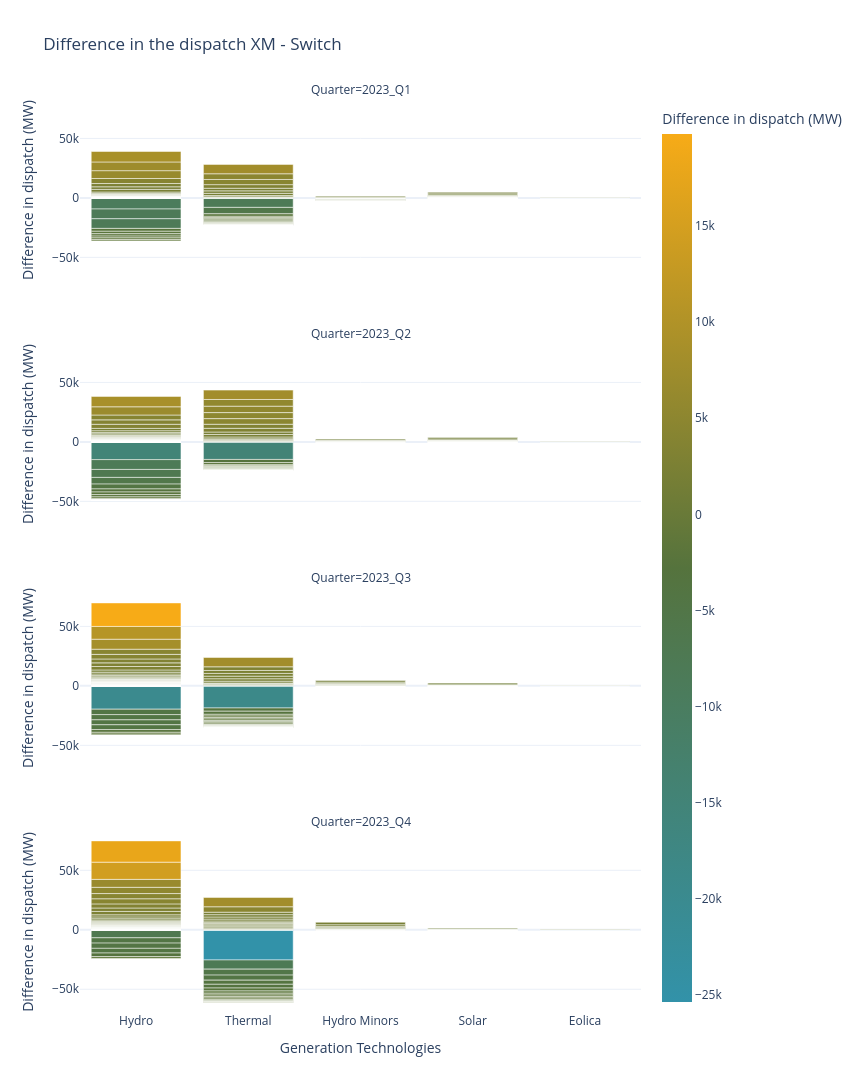

Source (notebook cell):
### Code cell
difference['diff_switch'] = difference['DispatchGen_MW_x'] - difference['DispatchGen_MW_y']
difference = difference.sort_values(by=['Quarter', 'diff_switch'], ascending=[True, True])

fig = px.bar(
    difference, x="gen_tech", y="diff_switch",
    color='diff_switch',
    color_continuous_scale=[
    [0.0, colors[0]],
    [0.5, colors[2]],
    [1.0, colors[3]],
    ],
    barmode='group',
    facet_col='Quarter',
    facet_col_wrap=1,
    hover_name='GENERATION_PROJECT',
    height=279*4, width=216*4,
    title='Difference in the dispatch XM - Switch',
    labels={
        "diff_switch": "Difference in dispatch (MW)",
        "gen_tech": "Generation Technologies"
    },
    template = 'plotly_white'
)

fig.write_image("../images/difference_in_dispatch_xm_switch.png")
fig.show()

### Figure 1 — Plotly figure (JSON) as saved in the notebook; plotly's stock layout.template omitted (floating-point values rounded to 4 significant figures; data arrays with more than 128 entries replaced by an {"elided": "..."} marker saying what was removed)
{"data": [{"alignmentgroup": "True", "hovertemplate": "<b>%{hovertext}</b><br><br>Quarter=2023_Q1<br>Generation Technologies=%{x}<br>Difference in dispatch (MW)=%{marker.color}<extra></extra>", "hovertext": {"elided": "239 str values"}, "legendgroup": "", "marker": {"color": {"elided": "239 float values"}, "coloraxis": "coloraxis", "pattern": {"shape": ""}}, "name": "", "offsetgroup": "", "orientation": "v", "showlegend": false, "textposition": "auto", "type": "bar", "x": {"elided": "239 str values"}, "xaxis": "x4", "y": {"elided": "239 float values"}, "yaxis": "y4"}, {"alignmentgroup": "True", "hovertemplate": "<b>%{hovertext}</b><br><br>Quarter=2023_Q2<br>Generation Technologies=%{x}<br>Difference in dispatch (MW)=%{marker.color}<extra></extra>", "hovertext": {"elided": "239 str values"}, "legendgroup": "", "marker": {"color": {"elided": "239 float values"}, "coloraxis": "coloraxis", "pattern": {"shape": ""}}, "name": "", "offsetgroup": "", "orientation": "v", "showlegend": false, "textposition": "auto", "type": "bar", "x": {"elided": "239 str values"}, "xaxis": "x3", "y": {"elided": "239 float values"}, "yaxis": "y3"}, {"alignmentgroup": "True", "hovertemplate": "<b>%{hovertext}</b><br><br>Quarter=2023_Q3<br>Generation Technologies=%{x}<br>Difference in dispatch (MW)=%{marker.color}<extra></extra>", "hovertext": {"elided": "239 str values"}, "legendgroup": "", "marker": {"color": {"elided": "239 float values"}, "coloraxis": "coloraxis", "pattern": {"shape": ""}}, "name": "", "offsetgroup": "", "orientation": "v", "showlegend": false, "textposition": "auto", "type": "bar", "x": {"elided": "239 str values"}, "xaxis": "x2", "y": {"elided": "239 float values"}, "yaxis": "y2"}, {"alignmentgroup": "True", "hovertemplate": "<b>%{hovertext}</b><br><br>Quarter=2023_Q4<br>Generation Technologies=%{x}<br>Difference in dispatch (MW)=%{marker.color}<extra></extra>", "hovertext": {"elided": "239 str values"}, "legendgroup": "", "marker": {"color": {"elided": "239 float values"}, "coloraxis": "coloraxis", "pattern": {"shape": ""}}, "name": "", "offsetgroup": "", "orientation": "v", "showlegend": false, "textposition": "auto", "type": "bar", "x": {"elided": "239 str values"}, "xaxis": "x", "y": {"elided": "239 float values"}, "yaxis": "y"}], "layout": {"annotations": [{"font": {}, "showarrow": false, "text": "Quarter=2023_Q4", "x": 0.5, "xanchor": "center", "xref": "paper", "y": 0.1975, "yanchor": "bottom", "yref": "paper"}, {"font": {}, "showarrow": false, "text": "Quarter=2023_Q3", "x": 0.5, "xanchor": "center", "xref": "paper", "y": 0.465, "yanchor": "bottom", "yref": "paper"}, {"font": {}, "showarrow": false, "text": "Quarter=2023_Q2", "x": 0.5, "xanchor": "center", "xref": "paper", "y": 0.7325, "yanchor": "bottom", "yref": "paper"}, {"font": {}, "showarrow": false, "text": "Quarter=2023_Q1", "x": 0.5, "xanchor": "center", "xref": "paper", "y": 1, "yanchor": "bottom", "yref": "paper"}], "barmode": "group", "coloraxis": {"colorbar": {"title": {"text": "Difference in dispatch (MW)"}}, "colorscale": [[0, "#3292A9"], [0.5, "#55733D"], [1, "#F7AB17"]]}, "height": 1116, "legend": {"tracegroupgap": 0}, "title": {"text": "Difference in the dispatch XM - Switch"}, "width": 864, "xaxis": {"anchor": "y", "domain": [0, 1], "title": {"text": "Generation Technologies"}}, "xaxis2": {"anchor": "y2", "domain": [0, 1], "matches": "x", "showticklabels": false}, "xaxis3": {"anchor": "y3", "domain": [0, 1], "matches": "x", "showticklabels": false}, "xaxis4": {"anchor": "y4", "domain": [0, 1], "matches": "x", "showticklabels": false}, "yaxis": {"anchor": "x", "domain": [0, 0.1975], "title": {"text": "Difference in dispatch (MW)"}}, "yaxis2": {"anchor": "x2", "domain": [0.2675, 0.465], "matches": "y", "title": {"text": "Difference in dispatch (MW)"}}, "yaxis3": {"anchor": "x3", "domain": [0.535, 0.7325], "matches": "y", "title": {"text": "Difference in dispatch (MW)"}}, "yaxis4": {"anchor": "x4", "domain": [0.8025, 1], "matches": "y", "title": {"text": "Difference in dispatch (MW)"}}}}
